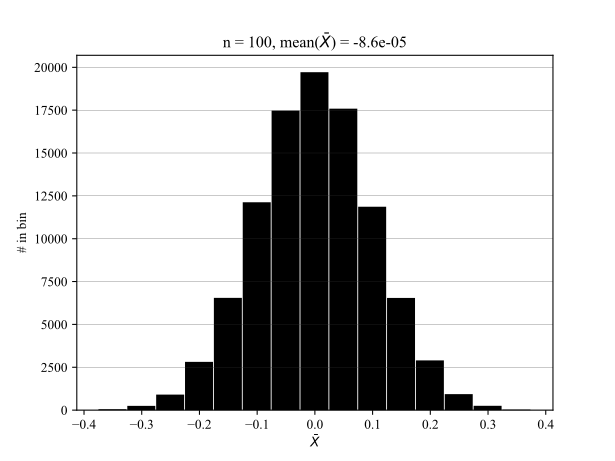

Write the Python code that produced this figure.
import numpy as np
from matplotlib import pyplot as plt

np.random.seed(1)

n = 100    # Number of samples per experiment
Ne = 100000  # Number of expriments

# 1
X = np.random.randn(n)

#2

print('Xbar = %.2f' % np.mean(X))

# 3

# Create 100 x 10000 matrix of numbers drawn from N(0, 1) distribution

X = np.random.randn(n, Ne) 
#X = np.random.uniform(-1.0, 1.0, size=(n,Ne))

print("X.shape = (%d,%d)" % X.shape) # (100, 10000)

Xbar = np.mean(X, axis=0) # Compute average of each column

print("Xbar.shape = (%d,)" % Xbar.shape) # (10000,) 

plt.figure()

# Choose bins so symmetric about 0
# Could also use bins = 'sturges', 'fd', etc. The number of bins
# to use is actually a problem considered in the literature. See
# https://arxiv.org/pdf/physics/0605197.pdf and references therein.
bw = 0.05 # bin width
bins = bw/2. + np.arange(-0.4,0.4,0.05)

# Show horizontal gridlines to make reading y-values easier.
plt.grid(axis='y', color=[0.2,0.2,0.2], linewidth=0.2)

if True:
    # To plot histogram
    cnts = plt.hist(Xbar,bins=bins)
    plt.ylabel('# in bin')

if False:
    # To plot probability _density_ function
    plt.hist(Xbar,bins=bins, density=True)
    plt.ylabel('Probability Density')

if False:
    # To plot probability _distribution_ function)
    # (0.99 so that small gap between bars shows)
    plt.bar(bw/2. + bins[0:-1], cnts[0]/np.sum(cnts[0]), width=bw*(0.99))
    plt.ylabel('Probability Distribution')

plt.title('$n=%d$, $mean(\\bar{X}) = $ %.2g' % (n, np.mean(Xbar)))
plt.xlabel('$\\bar{X}$')

plt.savefig("HW2_3a.png", format="png", transparent=True)
plt.savefig("HW2_3a.svg", format="svg", transparent=True)